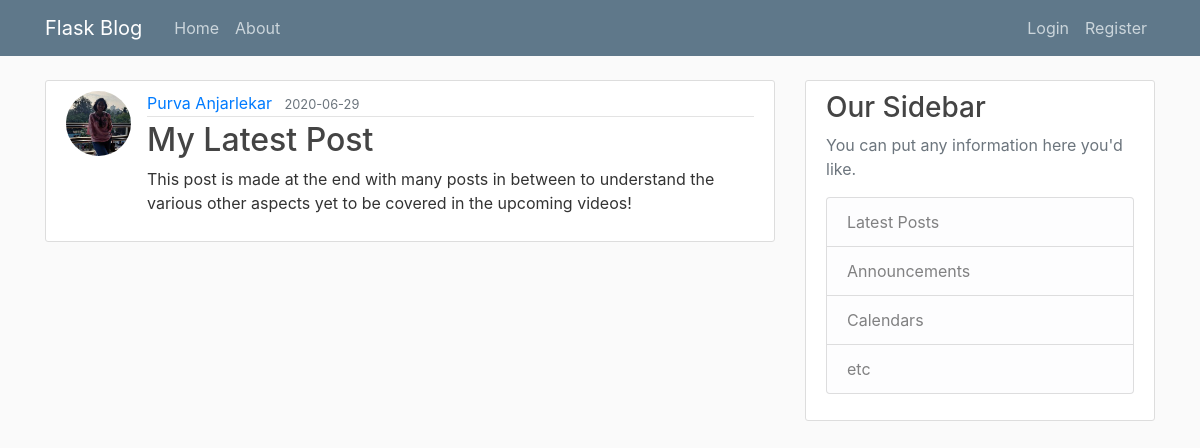
The app's page /post/20, older data.
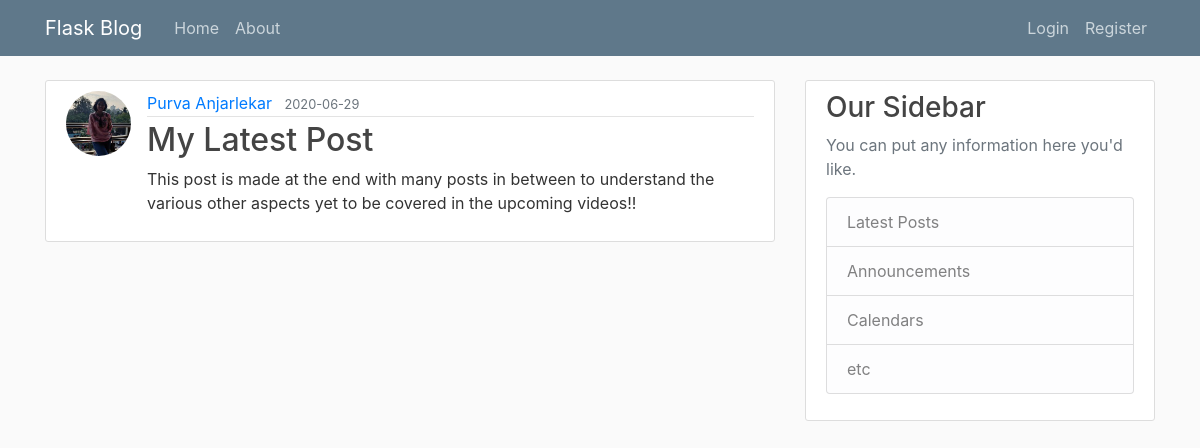
The same page, newer data.
### app/models.py (models this page shows, shortened)
class Post(db.Model):
    id = db.Column(db.Integer, primary_key = True)
    title = db.Column(db.String(150), nullable = False)
    date_posted = db.Column(db.DateTime, nullable = False, default = datetime.utcnow)
    content = db.Column(db.Text, nullable = False)
    user_id = db.Column(db.Integer, db.ForeignKey('user.id'), nullable = False)

### app/posts/routes.py (the view)
@posts.route("/post/<int:post_id>")
def post(post_id):
    post = Post.query.get_or_404(post_id)
    return render_template('post.html', title=post.title, post=post)

### app/templates/post.html (shortened to what this page needs)
{% extends "layout.html" %}
{% block content %}
  <article class="media content-section">
    <img class="rounded-circle article-img" src="{{ url_for('static', filename='profile_pics/' + post.author.image_file) }}">
    <div class="media-body">
      <div class="article-metadata">
        <a class="mr-2" href="{{ url_for('users.user_posts', username=post.author.username) }}">{{ post.author.username }}</a>
        <small class="text-muted">{{ post.date_posted.strftime('%Y-%m-%d') }}</small>
      </div>
      <h2 class="article-title">{{ post.title }}</h2>
      <p class="article-content">{{ post.content }}</p>
    </div>
  </article>
{% endblock content %}

Row changes from the older to the newer data that the page shows:
changed Post "My Latest Post": content "This post is made at the end with many posts in between to understand the various other aspects yet to be covered in the upcoming videos!" → "This post is made at the end with many posts in between to understand the various other aspects yet to be covered in the upcoming videos!!"
